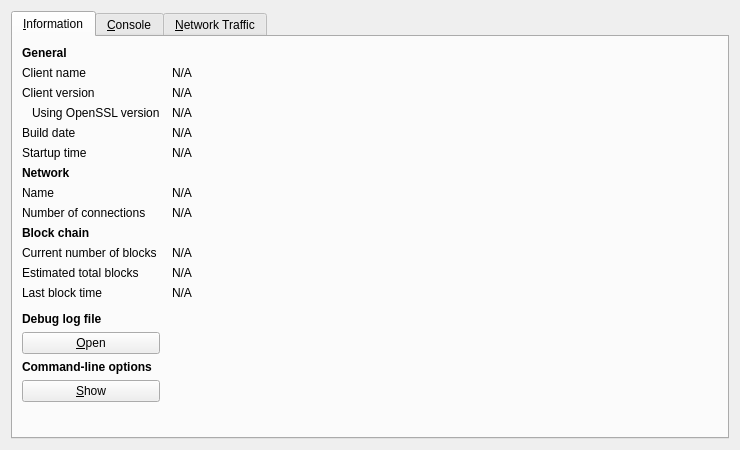
<?xml version="1.0" encoding="UTF-8"?>
<ui version="4.0">
 <class>RPCConsole</class>
 <widget class="QDialog" name="RPCConsole">
  <property name="geometry">
   <rect>
    <x>0</x>
    <y>0</y>
    <width>740</width>
    <height>450</height>
   </rect>
  </property>
  <property name="windowTitle">
   <string>Debug window</string>
  </property>
  <layout class="QVBoxLayout" name="verticalLayout_2">
   <item>
    <widget class="QTabWidget" name="tabWidget">
     <property name="currentIndex">
      <number>0</number>
     </property>
     <widget class="QWidget" name="tab_info">
      <attribute name="title">
       <string>&amp;Information</string>
      </attribute>
      <layout class="QGridLayout" name="gridLayout" columnstretch="0,1">
       <property name="horizontalSpacing">
        <number>12</number>
       </property>
       <item row="0" column="0">
        <widget class="QLabel" name="label_9">
         <property name="font">
          <font>
           <weight>75</weight>
           <bold>true</bold>
          </font>
         </property>
         <property name="text">
          <string>General</string>
         </property>
        </widget>
       </item>
       <item row="1" column="0">
        <widget class="QLabel" name="label_5">
         <property name="text">
          <string>Client name</string>
         </property>
        </widget>
       </item>
       <item row="1" column="1">
        <widget class="QLabel" name="clientName">
         <property name="cursor">
          <cursorShape>IBeamCursor</cursorShape>
         </property>
         <property name="text">
          <string>N/A</string>
         </property>
         <property name="textFormat">
          <enum>Qt::PlainText</enum>
         </property>
         <property name="textInteractionFlags">
          <set>Qt::LinksAccessibleByMouse|Qt::TextSelectableByKeyboard|Qt::TextSelectableByMouse</set>
         </property>
        </widget>
       </item>
       <item row="2" column="0">
        <widget class="QLabel" name="label_6">
         <property name="text">
          <string>Client version</string>
         </property>
        </widget>
       </item>
       <item row="2" column="1">
        <widget class="QLabel" name="clientVersion">
         <property name="cursor">
          <cursorShape>IBeamCursor</cursorShape>
         </property>
         <property name="text">
          <string>N/A</string>
         </property>
         <property name="textFormat">
          <enum>Qt::PlainText</enum>
         </property>
         <property name="textInteractionFlags">
          <set>Qt::LinksAccessibleByMouse|Qt::TextSelectableByKeyboard|Qt::TextSelectableByMouse</set>
         </property>
        </widget>
       </item>
       <item row="3" column="0">
        <widget class="QLabel" name="label_14">
         <property name="text">
          <string>Using OpenSSL version</string>
         </property>
         <property name="indent">
          <number>10</number>
         </property>
        </widget>
       </item>
       <item row="3" column="1">
        <widget class="QLabel" name="openSSLVersion">
         <property name="cursor">
          <cursorShape>IBeamCursor</cursorShape>
         </property>
         <property name="text">
          <string>N/A</string>
         </property>
         <property name="textFormat">
          <enum>Qt::PlainText</enum>
         </property>
         <property name="textInteractionFlags">
          <set>Qt::LinksAccessibleByMouse|Qt::TextSelectableByKeyboard|Qt::TextSelectableByMouse</set>
         </property>
        </widget>
       </item>
       <item row="4" column="0">
        <widget class="QLabel" name="label_12">
         <property name="text">
          <string>Build date</string>
         </property>
        </widget>
       </item>
       <item row="4" column="1">
        <widget class="QLabel" name="buildDate">
         <property name="cursor">
          <cursorShape>IBeamCursor</cursorShape>
         </property>
         <property name="text">
          <string>N/A</string>
         </property>
         <property name="textFormat">
          <enum>Qt::PlainText</enum>
         </property>
         <property name="textInteractionFlags">
          <set>Qt::LinksAccessibleByMouse|Qt::TextSelectableByKeyboard|Qt::TextSelectableByMouse</set>
         </property>
        </widget>
       </item>
       <item row="5" column="0">
        <widget class="QLabel" name="label_13">
         <property name="text">
          <string>Startup time</string>
         </property>
        </widget>
       </item>
       <item row="5" column="1">
        <widget class="QLabel" name="startupTime">
         <property name="cursor">
          <cursorShape>IBeamCursor</cursorShape>
         </property>
         <property name="text">
          <string>N/A</string>
         </property>
         <property name="textFormat">
          <enum>Qt::PlainText</enum>
         </property>
         <property name="textInteractionFlags">
          <set>Qt::LinksAccessibleByMouse|Qt::TextSelectableByKeyboard|Qt::TextSelectableByMouse</set>
         </property>
        </widget>
       </item>
       <item row="6" column="0">
        <widget class="QLabel" name="label_11">
         <property name="font">
          <font>
           <weight>75</weight>
           <bold>true</bold>
          </font>
         </property>
         <property name="text">
          <string>Network</string>
         </property>
        </widget>
       </item>
       <item row="7" column="0">
        <widget class="QLabel" name="label_8">
         <property name="text">
          <string>Name</string>
         </property>
        </widget>
       </item>
       <item row="7" column="1">
        <widget class="QLabel" name="networkName">
         <property name="cursor">
          <cursorShape>IBeamCursor</cursorShape>
         </property>
         <property name="text">
          <string>N/A</string>
         </property>
         <property name="textFormat">
          <enum>Qt::PlainText</enum>
         </property>
         <property name="textInteractionFlags">
          <set>Qt::LinksAccessibleByMouse|Qt::TextSelectableByKeyboard|Qt::TextSelectableByMouse</set>
         </property>
        </widget>
       </item>
       <item row="8" column="0">
        <widget class="QLabel" name="label_7">
         <property name="text">
          <string>Number of connections</string>
         </property>
        </widget>
       </item>
       <item row="8" column="1">
        <widget class="QLabel" name="numberOfConnections">
         <property name="cursor">
          <cursorShape>IBeamCursor</cursorShape>
         </property>
         <property name="text">
          <string>N/A</string>
         </property>
         <property name="textFormat">
          <enum>Qt::PlainText</enum>
         </property>
         <property name="textInteractionFlags">
          <set>Qt::LinksAccessibleByMouse|Qt::TextSelectableByKeyboard|Qt::TextSelectableByMouse</set>
         </property>
        </widget>
       </item>
       <item row="9" column="0">
        <widget class="QLabel" name="label_10">
         <property name="font">
          <font>
           <weight>75</weight>
           <bold>true</bold>
          </font>
         </property>
         <property name="text">
          <string>Block chain</string>
         </property>
        </widget>
       </item>
       <item row="10" column="0">
        <widget class="QLabel" name="label_3">
         <property name="text">
          <string>Current number of blocks</string>
         </property>
        </widget>
       </item>
       <item row="10" column="1">
        <widget class="QLabel" name="numberOfBlocks">
         <property name="cursor">
          <cursorShape>IBeamCursor</cursorShape>
         </property>
         <property name="text">
          <string>N/A</string>
         </property>
         <property name="textFormat">
          <enum>Qt::PlainText</enum>
         </property>
         <property name="textInteractionFlags">
          <set>Qt::LinksAccessibleByMouse|Qt::TextSelectableByKeyboard|Qt::TextSelectableByMouse</set>
         </property>
        </widget>
       </item>
       <item row="11" column="0">
        <widget class="QLabel" name="label_4">
         <property name="text">
          <string>Estimated total blocks</string>
         </property>
        </widget>
       </item>
       <item row="11" column="1">
        <widget class="QLabel" name="totalBlocks">
         <property name="cursor">
          <cursorShape>IBeamCursor</cursorShape>
         </property>
         <property name="text">
          <string>N/A</string>
         </property>
         <property name="textFormat">
          <enum>Qt::PlainText</enum>
         </property>
         <property name="textInteractionFlags">
          <set>Qt::LinksAccessibleByMouse|Qt::TextSelectableByKeyboard|Qt::TextSelectableByMouse</set>
         </property>
        </widget>
       </item>
       <item row="12" column="0">
        <widget class="QLabel" name="label_2">
         <property name="text">
          <string>Last block time</string>
         </property>
        </widget>
       </item>
       <item row="12" column="1">
        <widget class="QLabel" name="lastBlockTime">
         <property name="cursor">
          <cursorShape>IBeamCursor</cursorShape>
         </property>
         <property name="text">
          <string>N/A</string>
         </property>
         <property name="textFormat">
          <enum>Qt::PlainText</enum>
         </property>
         <property name="textInteractionFlags">
          <set>Qt::LinksAccessibleByMouse|Qt::TextSelectableByKeyboard|Qt::TextSelectableByMouse</set>
         </property>
        </widget>
       </item>
       <item row="13" column="0">
        <spacer name="verticalSpacer_2">
         <property name="orientation">
          <enum>Qt::Vertical</enum>
         </property>
         <property name="sizeHint" stdset="0">
          <size>
           <width>20</width>
           <height>20</height>
          </size>
         </property>
        </spacer>
       </item>
       <item row="14" column="0">
        <widget class="QLabel" name="labelDebugLogfile">
         <property name="font">
          <font>
           <weight>75</weight>
           <bold>true</bold>
          </font>
         </property>
         <property name="text">
          <string>Debug log file</string>
         </property>
        </widget>
       </item>
       <item row="15" column="0">
        <widget class="QPushButton" name="openDebugLogfileButton">
         <property name="toolTip">
          <string>Open the Falckoin debug log file from the current data directory. This can take a few seconds for large log files.</string>
         </property>
         <property name="text">
          <string>&amp;Open</string>
         </property>
         <property name="autoDefault">
          <bool>false</bool>
         </property>
        </widget>
       </item>
       <item row="16" column="0">
        <widget class="QLabel" name="labelCLOptions">
         <property name="font">
          <font>
           <weight>75</weight>
           <bold>true</bold>
          </font>
         </property>
         <property name="text">
          <string>Command-line options</string>
         </property>
        </widget>
       </item>
       <item row="17" column="0">
        <widget class="QPushButton" name="showCLOptionsButton">
         <property name="toolTip">
          <string>Show the Falckoin-Core help message to get a list with possible Falckoin command-line options.</string>
         </property>
         <property name="text">
          <string>&amp;Show</string>
         </property>
         <property name="autoDefault">
          <bool>false</bool>
         </property>
        </widget>
       </item>
       <item row="18" column="0">
        <spacer name="verticalSpacer">
         <property name="orientation">
          <enum>Qt::Vertical</enum>
         </property>
         <property name="sizeHint" stdset="0">
          <size>
           <width>20</width>
           <height>40</height>
          </size>
         </property>
        </spacer>
       </item>
      </layout>
     </widget>
     <widget class="QWidget" name="tab_console">
      <attribute name="title">
       <string>&amp;Console</string>
      </attribute>
      <layout class="QVBoxLayout" name="verticalLayout_3">
       <property name="spacing">
        <number>3</number>
       </property>
       <item>
        <widget class="QTextEdit" name="messagesWidget">
         <property name="minimumSize">
          <size>
           <width>0</width>
           <height>100</height>
          </size>
         </property>
         <property name="readOnly">
          <bool>true</bool>
         </property>
         <property name="tabKeyNavigation" stdset="0">
          <bool>false</bool>
         </property>
         <property name="columnCount" stdset="0">
          <number>2</number>
         </property>
        </widget>
       </item>
       <item>
        <layout class="QHBoxLayout" name="horizontalLayout">
         <property name="spacing">
          <number>3</number>
         </property>
         <item>
          <widget class="QLabel" name="label">
           <property name="text">
            <string notr="true">&gt;</string>
           </property>
          </widget>
         </item>
         <item>
          <widget class="QLineEdit" name="lineEdit"/>
         </item>
         <item>
          <widget class="QPushButton" name="clearButton">
           <property name="maximumSize">
            <size>
             <width>24</width>
             <height>24</height>
            </size>
           </property>
           <property name="toolTip">
            <string>Clear console</string>
           </property>
           <property name="text">
            <string/>
           </property>
           <property name="icon">
            <iconset resource="../bitcoin.qrc">
             <normaloff>:/icons/remove</normaloff>:/icons/remove</iconset>
           </property>
           <property name="shortcut">
            <string notr="true">Ctrl+L</string>
           </property>
           <property name="autoDefault">
            <bool>false</bool>
           </property>
          </widget>
         </item>
        </layout>
       </item>
      </layout>
     </widget>
     <widget class="QWidget" name="tab">
      <attribute name="title">
       <string>&amp;Network Traffic</string>
      </attribute>
      <layout class="QHBoxLayout" name="horizontalLayout_3">
       <item>
        <layout class="QVBoxLayout" name="verticalLayout_4">
         <item>
          <widget class="TrafficGraphWidget" name="trafficGraph" native="true">
           <property name="sizePolicy">
            <sizepolicy hsizetype="Expanding" vsizetype="Expanding">
             <horstretch>0</horstretch>
             <verstretch>0</verstretch>
            </sizepolicy>
           </property>
          </widget>
         </item>
         <item>
          <layout class="QHBoxLayout" name="horizontalLayout_2">
           <item>
            <widget class="QSlider" name="sldGraphRange">
             <property name="minimum">
              <number>1</number>
             </property>
             <property name="maximum">
              <number>288</number>
             </property>
             <property name="pageStep">
              <number>12</number>
             </property>
             <property name="value">
              <number>6</number>
             </property>
             <property name="orientation">
              <enum>Qt::Horizontal</enum>
             </property>
            </widget>
           </item>
           <item>
            <widget class="QLabel" name="lblGraphRange">
             <property name="minimumSize">
              <size>
               <width>100</width>
               <height>0</height>
              </size>
             </property>
             <property name="alignment">
              <set>Qt::AlignCenter</set>
             </property>
            </widget>
           </item>
           <item>
            <widget class="QPushButton" name="btnClearTrafficGraph">
             <property name="text">
              <string>&amp;Clear</string>
             </property>
            </widget>
           </item>
          </layout>
         </item>
        </layout>
       </item>
       <item>
        <layout class="QVBoxLayout" name="verticalLayout">
         <item>
          <widget class="QGroupBox" name="groupBox">
           <property name="title">
            <string>Totals</string>
           </property>
           <layout class="QVBoxLayout" name="verticalLayout_5">
            <item>
             <layout class="QHBoxLayout" name="horizontalLayout_4">
              <item>
               <widget class="Line" name="line">
                <property name="sizePolicy">
                 <sizepolicy hsizetype="Fixed" vsizetype="Fixed">
                  <horstretch>0</horstretch>
                  <verstretch>0</verstretch>
                 </sizepolicy>
                </property>
                <property name="minimumSize">
                 <size>
                  <width>10</width>
                  <height>0</height>
                 </size>
                </property>
                <property name="palette">
                 <palette>
                  <active>
                   <colorrole role="Light">
                    <brush brushstyle="SolidPattern">
                     <color alpha="255">
                      <red>0</red>
                      <green>255</green>
                      <blue>0</blue>
                     </color>
                    </brush>
                   </colorrole>
                  </active>
                  <inactive>
                   <colorrole role="Light">
                    <brush brushstyle="SolidPattern">
                     <color alpha="255">
                      <red>0</red>
                      <green>255</green>
                      <blue>0</blue>
                     </color>
                    </brush>
                   </colorrole>
                  </inactive>
                  <disabled>
                   <colorrole role="Light">
                    <brush brushstyle="SolidPattern">
                     <color alpha="255">
                      <red>0</red>
                      <green>255</green>
                      <blue>0</blue>
                     </color>
                    </brush>
                   </colorrole>
                  </disabled>
                 </palette>
                </property>
                <property name="orientation">
                 <enum>Qt::Horizontal</enum>
                </property>
               </widget>
              </item>
              <item>
               <widget class="QLabel" name="label_16">
                <property name="text">
                 <string>In:</string>
                </property>
               </widget>
              </item>
              <item>
               <widget class="QLabel" name="lblBytesIn">
                <property name="minimumSize">
                 <size>
                  <width>50</width>
                  <height>0</height>
                 </size>
                </property>
                <property name="alignment">
                 <set>Qt::AlignRight|Qt::AlignTrailing|Qt::AlignVCenter</set>
                </property>
               </widget>
              </item>
             </layout>
            </item>
            <item>
             <layout class="QHBoxLayout" name="horizontalLayout_5">
              <item>
               <widget class="Line" name="line_2">
                <property name="sizePolicy">
                 <sizepolicy hsizetype="Fixed" vsizetype="Fixed">
                  <horstretch>0</horstretch>
                  <verstretch>0</verstretch>
                 </sizepolicy>
                </property>
                <property name="minimumSize">
                 <size>
                  <width>10</width>
                  <height>0</height>
                 </size>
                </property>
                <property name="palette">
                 <palette>
                  <active>
                   <colorrole role="Light">
                    <brush brushstyle="SolidPattern">
                     <color alpha="255">
                      <red>255</red>
                      <green>0</green>
                      <blue>0</blue>
                     </color>
                    </brush>
                   </colorrole>
                  </active>
                  <inactive>
                   <colorrole role="Light">
                    <brush brushstyle="SolidPattern">
                     <color alpha="255">
                      <red>255</red>
                      <green>0</green>
                      <blue>0</blue>
                     </color>
                    </brush>
                   </colorrole>
                  </inactive>
                  <disabled>
                   <colorrole role="Light">
                    <brush brushstyle="SolidPattern">
                     <color alpha="255">
                      <red>255</red>
                      <green>0</green>
                      <blue>0</blue>
                     </color>
                    </brush>
                   </colorrole>
                  </disabled>
                 </palette>
                </property>
                <property name="orientation">
                 <enum>Qt::Horizontal</enum>
                </property>
               </widget>
              </item>
              <item>
               <widget class="QLabel" name="label_17">
                <property name="text">
                 <string>Out:</string>
                </property>
               </widget>
              </item>
              <item>
               <widget class="QLabel" name="lblBytesOut">
                <property name="minimumSize">
                 <size>
                  <width>50</width>
                  <height>0</height>
                 </size>
                </property>
                <property name="alignment">
                 <set>Qt::AlignRight|Qt::AlignTrailing|Qt::AlignVCenter</set>
                </property>
               </widget>
              </item>
             </layout>
            </item>
            <item>
             <spacer name="verticalSpacer_4">
              <property name="orientation">
               <enum>Qt::Vertical</enum>
              </property>
              <property name="sizeHint" stdset="0">
               <size>
                <width>20</width>
                <height>407</height>
               </size>
              </property>
             </spacer>
            </item>
           </layout>
          </widget>
         </item>
        </layout>
       </item>
      </layout>
     </widget>
    </widget>
   </item>
  </layout>
 </widget>
 <customwidgets>
  <customwidget>
   <class>TrafficGraphWidget</class>
   <extends>QWidget</extends>
   <header>trafficgraphwidget.h</header>
   <container>1</container>
   <slots>
    <slot>clear()</slot>
   </slots>
  </customwidget>
 </customwidgets>
 <resources>
  <include location="../bitcoin.qrc"/>
 </resources>
 <connections/>
</ui>
